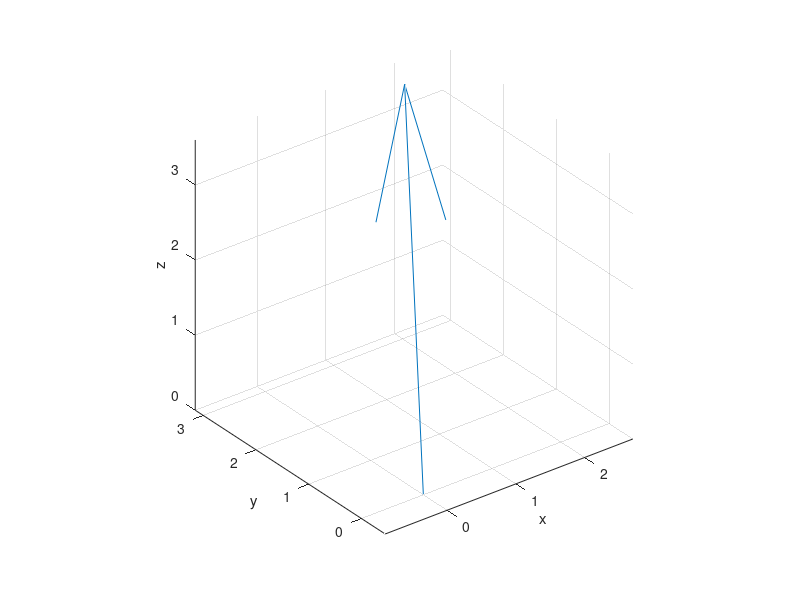
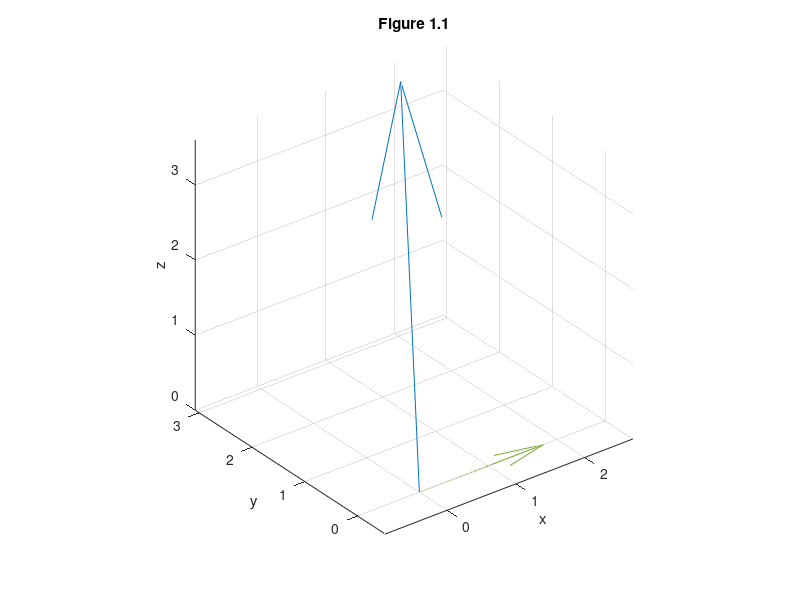
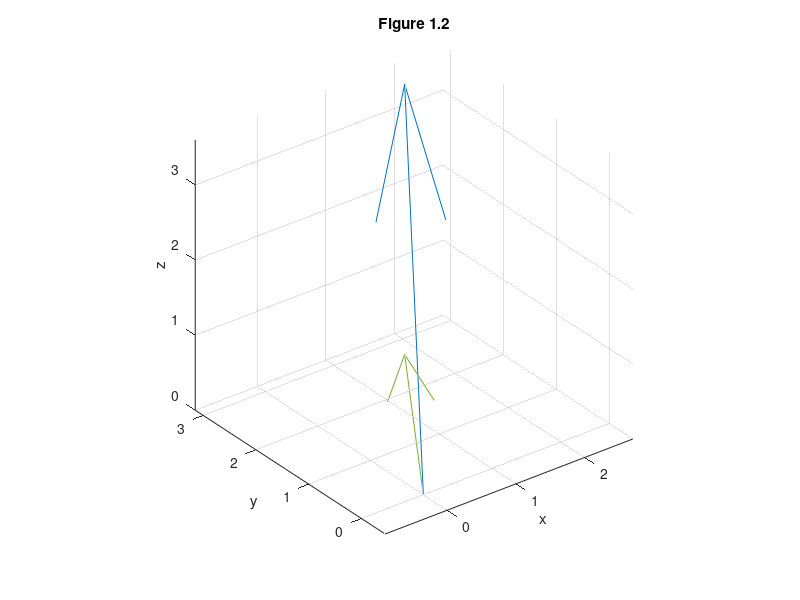
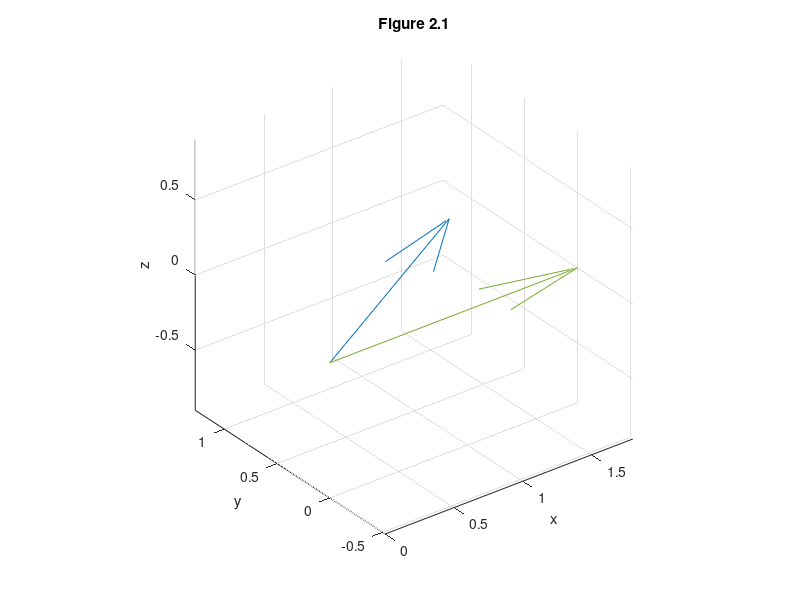

Write MATLAB code to recreate these figures, in order. (Note: this script raises an error after producing the figures.)
%%Lab 7 - Working with Image
% Pierce Alvir

%% 0. Plot a Vector in Matlab
quiver3(0,0,0,2,3,4);
%how to plot a vector a = (2,3,4) for this lab
axis equal
xlabel('x')
ylabel('y')
zlabel('z') %labels for the vector

%% 1. Projection
figure
quiver3(0,0,0,2,3,4) %plot a
hold on
quiver3(0,0,0,2,0,0) %plot Px of a
title('Figure 1.1')
axis equal
xlabel('x')
ylabel('y')
zlabel('z')
hold off

figure
quiver3(0,0,0,2,3,4) %plot a
hold on
quiver3(0,0,0,2,3,0) %plot Pxy of a
title('Figure 1.2')
axis equal
xlabel('x')
ylabel('y')
zlabel('z')
hold off

%% 2. Rotation Matrix
Rz = [cosd(30) -sind(30) 0; sind(30) cosd(30) 0; 0 0 1];
%rotation matrix around z-axis at a degree of 30
Px = [2; 0; 0];
PxRotz = Rz*Px;
%getting the value of Px after using the rotation matrix
figure
quiver3(0,0,0,PxRotz(1), PxRotz(2), PxRotz(3))
%plot rotated vector
hold on
quiver3(0,0,0, Px(1),Px(2),Px(3))
%plot original vector
title('Figure 2.1')
axis equal
xlabel('x')
ylabel('y')
zlabel('z')
hold off


Ry = [cosd(30) 0 sind(30); 0 1 0; -sind(30) 0 cosd(30)];
%rotation matrix around z-axis at a degree of 30
Px = [2;0;0];
PxRoty = Ry*Px;
%getting the value of Px after using the rotation matrix
figure
quiver3(0,0,0,PxRoty(1), PxRoty(2), PxRoty(3))
%plot rotated vector
hold on
quiver3(0,0,0, Px(1),Px(2),Px(3))
%plot original vector
title('Figure 2.2')
axis equal
xlabel('x')
ylabel('y')
zlabel('z')
hold off

%% 3. Image Compression by SVD
raw = imread('cameraman.tif'); %load the cameraman image
figure
imshow(raw);

UFO = imread('UFO.png'); %load UFO image
% Next few lines remove UFO image background
% and move it to the corner of the cameraman image
UFO1 = 255-UFO;
raw(1:36,1:81)=raw(1:36,1:81)+UFO1;
raw(1:36,1:81)=raw(1:36,1:81)-UFO1;
figure
imshow(raw) % show the new image with the UFO

raw = imread('cameraman.tif'); %reload cameraman image
UFO1 = 255-UFO;
x=60; %values to move UFO from corner to in front of camera
y=170;
raw(1+x:36+x,1+y:81+y)=raw(1+x:36+x,1+y:81+y)+UFO1;
raw(1+x:36+x,1+y:81+y)=raw(1+x:36+x,1+y:81+y)-UFO1;
figure
imshow(raw) % show the new image with the UFO
title('Figure 3.1 - Cameraman VS UFO')

A=single(raw); %compressing image with functions
I=uint8(A);
imshow(I);

[U,S,V] = svd(A); %compressing image with svd function
A_new=U*S*V';
I_new=uint8(A_new);
imshow(I_new);

figure %plotting compressed versions of the image
subplot(2,2,1)
imshow(raw);
title('raw')
S2=[S(:,1:2) zeros(256, 256-2)]; 
A_2=U*S2*V';
I_2 = uint8(A_2);
subplot(2,2,2)
imshow(I_2)
title('n=2')
S32=[S(:,1:32) zeros(256, 256-32)];
A_32=U*S32*V';
I_32 = uint8(A_32);
subplot(2,2,3)
imshow(I_32)
title('n=32')
S128=[S(:,1:128) zeros(256, 256-128)];
A_128=U*S128*V';
I_128 = uint8(A_128);
subplot(2,2,4)
imshow(I_128)
title('n=128')
